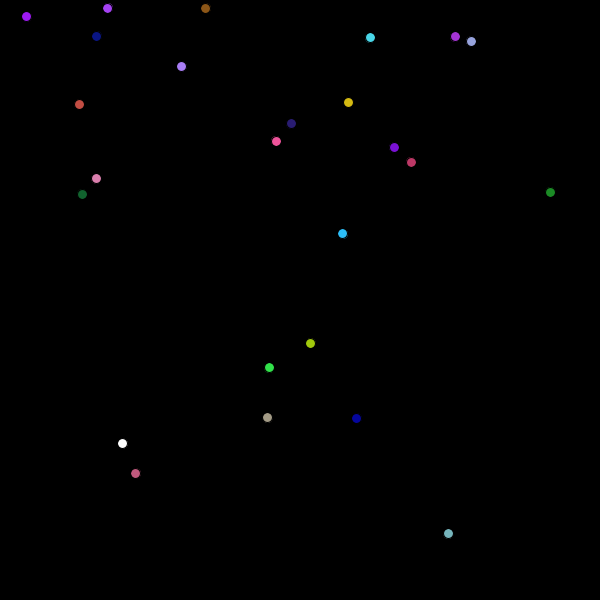
Frame 1 (no input)
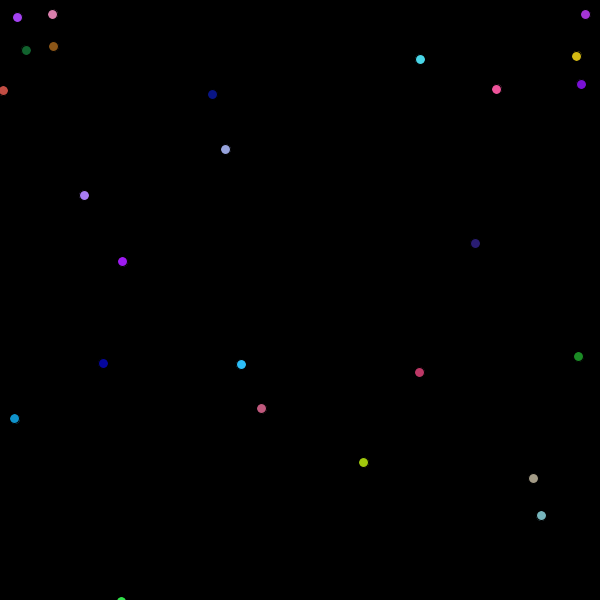
Frame 60 (the mouse pressed at the canvas centre just before this capture)
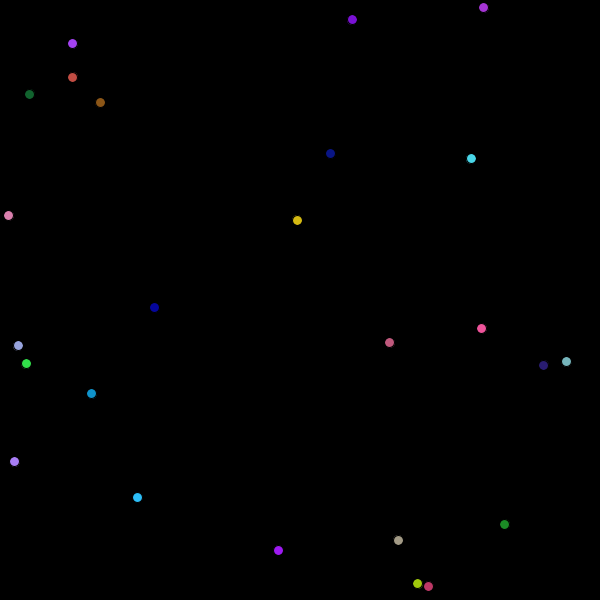
Frame 120 (the mouse held since frame 60 and released just before this capture)

The Processing sketch that drew these frames (run headless with seeded random() and noise(); from frame 60 on, the mouse is pressed at the canvas centre):

// Processing sketch: Chain_Reaction
// ── Chain_Reaction.pde
Ball[] balls;

boolean reactionStarted;


void setup() {
  size(600, 600);
  reactionStarted = false;
  balls = new Ball[25];
  for (int i=0; i < balls.length; i++ )
    balls[i] = new Ball();
  //balls[0].state = Ball.DEAD;
}


void draw() {
  background(0);
  for (int i=0; i < balls.length; i++ ) {
  }

  for (int i=0; i < balls.length; i++ ) {
    balls[i].draw();
    balls[i].process();
  }
}


void mouseClicked() {
  if ( !reactionStarted ) {
    balls[0].x = mouseX;
    balls[0].y = mouseY;
    balls[0].rad = 0.1;
    //balls[0].state = Ball.GROWING;
    reactionStarted = true;
    }
}
// ── Ball.pde

class Ball {
  
  final static int MOVING = 0;
  final static int GROWING = 1;
  final static int SHRINKING = 2;
  final static int DEAD = 3;
      
  //other constants necessary?
  
  float x;
  float y;
  float rad;
  color c;
  float dx;
  float dy;
  int state;

  
  Ball() {
    float r = random(256);
    float g = random(256);
    float b = random(256);
    c = color( r, g, b );
    
    rad = 10;
    
    x = random( (width - r) + r/2 );
    y = random( (height - r) + r/2 );

    dx = random(10) - 5;
    dy = random(10) - 5;
    
    state = MOVING;
  }
  

  void move() {
    x = x + dx;
    y = y + dy;
    bounce();
  }
  
  void draw() {
    if (state != DEAD) {
      ellipse(x,y,rad,rad);
      fill(c);
    }
  }
  
  void process() {
    if (state == MOVING) move();
    else if (state == GROWING) {
      rad+=.3;
      if (rad >= 50) state = SHRINKING;
    }
    else if (state == SHRINKING) {
      rad-=.3;
      if (rad <= 0) state = DEAD;
    }
  }
  
  void bounce() {
    if (x >= width || x<= 0) dx = -dx;
    if (y >= height || y<= 0) dy = -dy;
  }
 
 
 boolean isTouching( Ball other ) {
 return Math.sqrt(Math.pow((x-other.x)*2,2) + Math.pow((y-other.y)*2, 2)) <= 10+other.rad;
 }
 
  
}//end class Ball
